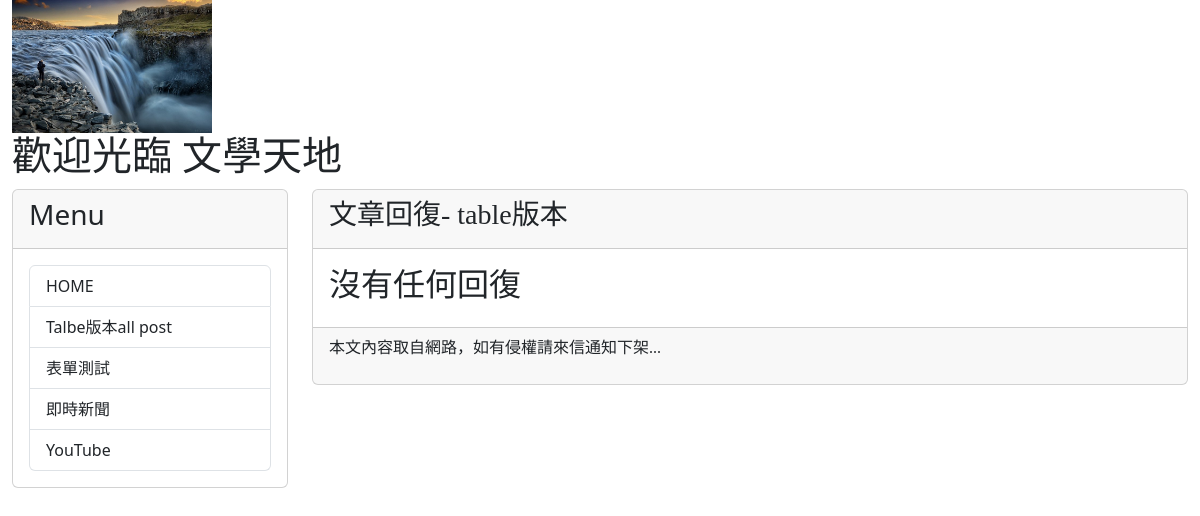
Before: /post/1/comments with the older database file.
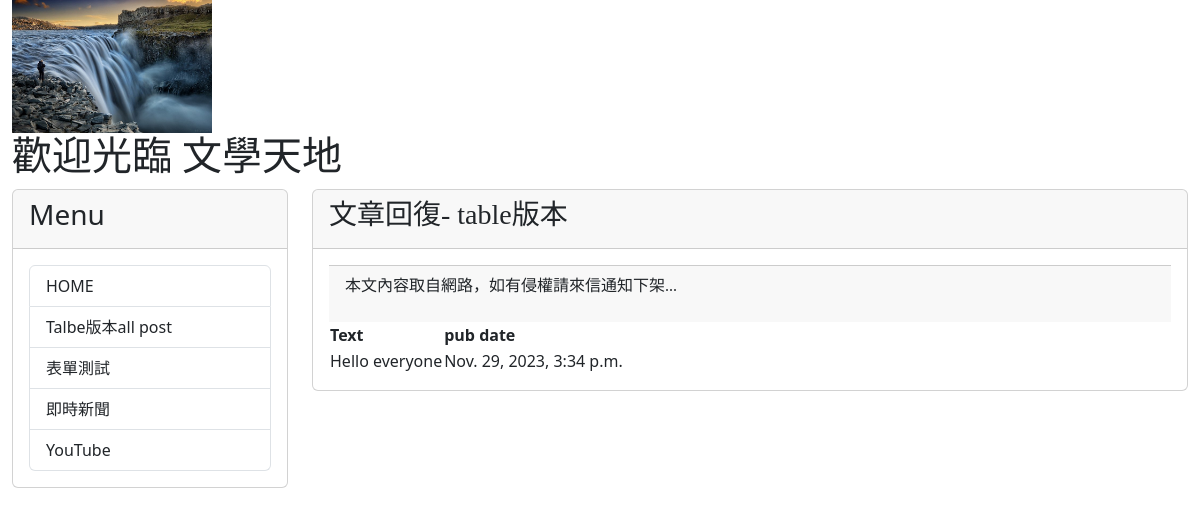
After: the same page with the newer database file.
### mysite/models.py (models this page shows, shortened)
class Comment(models.Model):
    post=models.ForeignKey(Post, on_delete=models.CASCADE)
    text=models.CharField(max_length=200)
    pub_date=models.DateTimeField(auto_now_add=True)

### mysite/views.py (the view)
# urls.py: path('post/<int:post_id>/comments', mv.show_comments,name='show-comments'),
def show_comments(request,post_id):
    comments=Post.objects.get(id=post_id).comment_set.all()#動態產生
    return render(request,'comments.html',locals())

### mysite/templates/comments.html (shortened to what this page needs)
{% extends "base2.html" %}
{% block headmessage %}
<h3 style='font-family:標楷體';>文章回復- table版本</a>
{%endblock headmessage%}
{% block content %}
{% for c in comments %}
{% if forloop.first %}
<table>
    <tr background="#cccccc">
        <th>Text</th>
        <th>pub date</th>
    </tr>
{% endif %}
    <tr background='{% cycle "#ffccff" "ccffcc"  %}'>
        <td>{{ c.text }}</td>
        <td>{{ c.pub_date }}</td>
    </tr>
{% empty %}
<h2>沒有任何回復</h2>
{% endfor %}
{% endblock content%}

Changed rows visible on the page:
added Comment: text "Hello everyone", pub_date "Nov. 29, 2023, 3:34 p.m."
Other visible differences:
text no longer shown: "沒有任何回復"
